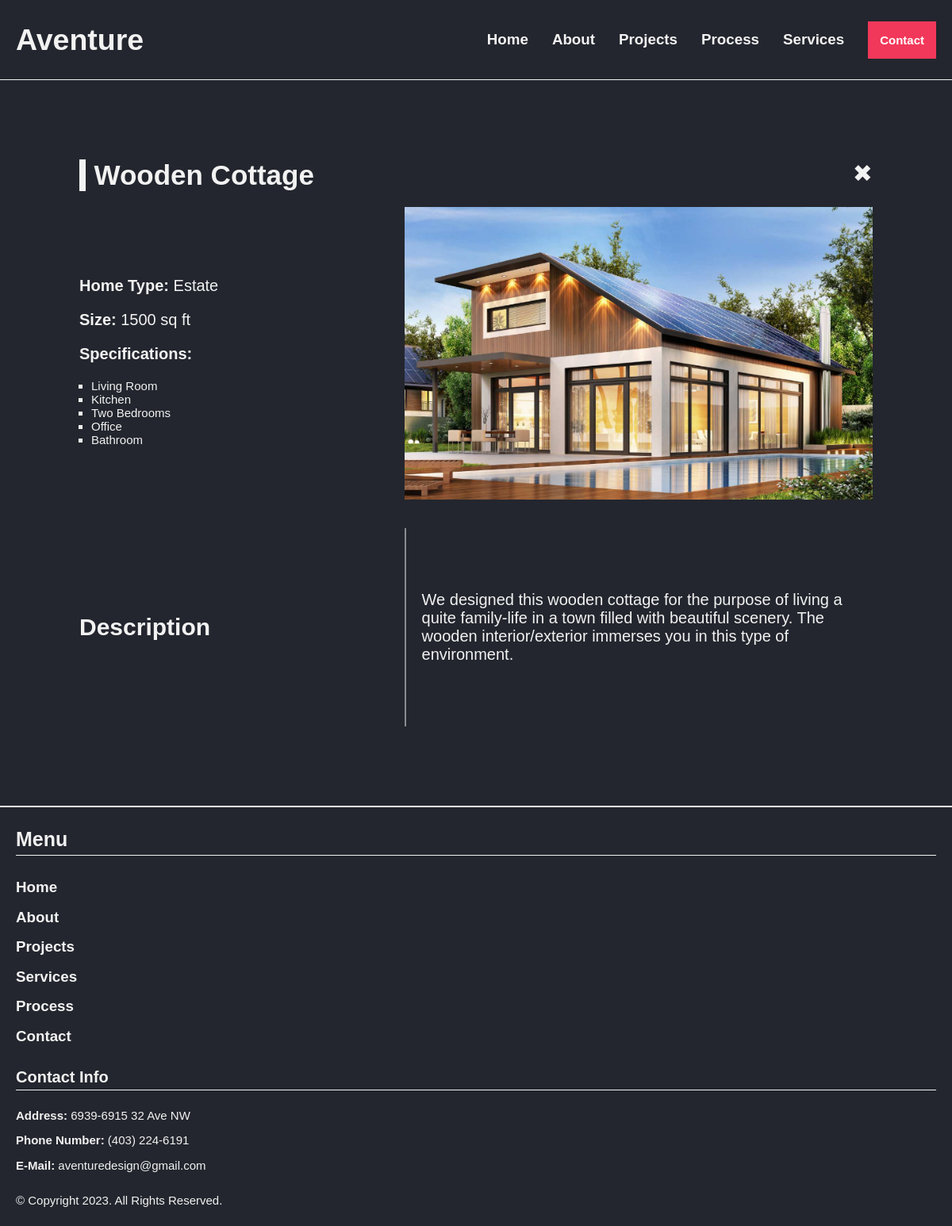
Screenshot of /description.php?id=1 with the database file from the repository.
### tables this page shows
CREATE TABLE `projects` (
  `id` int(11) NOT NULL,
  `name` varchar(100) NOT NULL,
  `home_type` enum('Estate','Apartment') NOT NULL,
  `size` int(11) NOT NULL,
  `image` varchar(50) NOT NULL,
  `specifications` tinytext NOT NULL,
  `description` text NOT NULL
);

### description.php (the view, shortened to what this page needs)
<?php
	include('includes/header.php');
?>
<?php
    $id = $_GET['id'];
    $query = "SELECT * FROM projects WHERE id=$id";
?>
    <main id="description" class="w-2000 margin-center rs-padding-sideways">
    <div class="wrapper rs-margin-top rs-margin-bottom">
    <?php
        $sql = mysqli_query($connection, $query);
        $row = mysqli_fetch_array($sql);
        print '<div class="flex flex-between margin-bottom fade-right">';
            print '<h1 class="border-left-light">'.$row['name'].'</h1>';
            print '<a href="projects.php"><span class="exit-icon">&#10006;</span></a>';
        print '</div>';
        print '<div id="descriptionGrid">';
        print '<img src="projects/'.$row['image'].'" alt="'.$row['name'].'" class="description-img margin-to-none fade-in">';
        print '<div class="description-title margin-center-vertical fade-right">';
            print '<p class="margin-bottom"><span class="bold">Home Type:</span> '.$row['home_type'].'</p>';
            print '<p class="margin-bottom"><span class="bold">Size:</span> '.$row['size'].' sq ft</p>';
            print '<p class="margin-bottom"><span class="bold">Specifications:</span></p>';
            print '<ul>';
                print $row['specifications'];
            print '</ul>';
        print '</div>';
        print '<div class="description-heading flex flex-center-left fade-right">';
            print '<h2>Description</h2>';
        print '</div>';
        print '<div class="description-paragraph flex flex-center fade-in">';
            print $row['description'];
        print '</div>';
    ?>
    </div>
    </div>
    </main>
    <footer class="light-overline padding">
	<div class="margin-bottom">
		<div class="wrapper margin-bottom">
			<h3 class="light-underline margin-bottom">Menu</h3>
			<nav>
    		<ul class="white no-list-style">
        		<li class="margin-bottom-light"><a href="index.php">Home</a>
        		<li class="margin-bottom-light"><a href="about.php">About</a>
        		<li class="margin-bottom-light"><a href="projects.php">Projects</a>
        		<li class="margin-bottom-light"><a href="services.php">Services</a>
        		<li class="margin-bottom-light"><a href="process.php">Process</a>
        		<li><a href="contact.php">Contact</a>
    		</ul>
			</nav>
		</div>
		<div class="wrapper">
			<h4 class="light-underline margin-bottom">Contact Info</h4>
			<ul class="white no-list-style">
				<li class="margin-bottom-light"><span class="bold">Address:</span> 6939-6915 32 Ave NW</li>
				<li class="margin-bottom-light"><span class="bold">Phone Number:</span> (403) 224-6191</li>
				<li><span class="bold">E-Mail:</span> aventuredesign@gmail.com</li>
			</ul>
		</div>
	</div>
	<p>© Copyright <?php print date('Y'); ?>. All Rights Reserved.</p>
	</footer>
</body>
</html>

### includes/header.php (shortened to what this page needs)
<!DOCTYPE html>
<html lang="en">
	<head>
        <link rel="stylesheet" href="styles.css">
		<link rel="stylesheet" href="foundation_icons_general/stylesheets/general_foundicons.css">
	</head>
    <body>
	<header class="dark-blue-bg no-list-style light-underline fullwidth flex flex-between flex-center padding">
        <div class="flex flex-center padding-left fade-in">
            <h2><a href="index.php" class="header-logo kallisto-bold">Aventure</a></h2>
        </div>
        <nav class="fade-in">
        <ul class="white flex flex-center no-list-style">
            <li class="link"><a href="index.php">Home</a>
            <li class="link"><a href="about.php">About</a>
			<li class="link"><a href="projects.php">Projects</a>
            <li class="link"><a href="process.php">Process</a>
            <li class="link"><a href="services.php">Services</a>
            <li><button onclick="explorePage(this)" value="contact.php" class="button bold w-250 fullwidth padding">Contact</button>
        </ul>
        </nav>
    </header>

### styles.css (style rules this page uses)
html { scroll-behavior: smooth; }
* { box-sizing: border-box; margin: 0; padding: 0; }
a { color: #f2f2f2; text-decoration: none; }
body { width: 100%; max-width: 3200px; min-width: 320px; font-size: clamp(0.75em, 5vw, 1.25em); font-family: century-gothic, sans-serif; font-weight: 400; font-style: normal; background:#23262E; color: #f2f2f2; }
.header-logo { font-family: kallisto, sans-serif; font-weight: 800; font-style: normal; font-size: clamp(1em, 5vw, 1.25em); }
header nav ul, footer nav ul { font-weight: bold; list-style-type: none; }
header ul, footer ul, footer p { font-size: 0.75em; }
main ul, main ol { font-size: 0.75em; }
main ul, main ol { padding-left: 1em; }
main ul { list-style-type: square; }
nav ul li a { text-decoration: none; color: #f2f2f2; display: inline-block; margin: 0; font-size: clamp(1em, 5vw, 1.25em); }
.no-list-style { list-style-type: none; }
img { width: 100%; height: auto; display: block; }
.button { background:#f2385a; color: #FFF; border: none; padding: 8px; }
header .button { font-size: clamp(0.75em, 5vw, 1em); }
.exit-icon { font-size: clamp(1.25em, 5vw, 1.5em); }
#descriptionGrid { display: grid; grid-template-columns: 1fr; grid-template-rows: 1fr; grid-template-areas: "a" "b" "c" "d"; }
.description-img { grid-area: a; }
.description-title { grid-area: b; }
.description-heading { grid-area: c; }
.description-paragraph { grid-area: d; padding: 0; }
.w-2000 { max-width: 2000px; }
.margin-center { margin: auto; }
.margin-center-vertical { margin: auto 0; }
.fullwidth { width: 100%; }
.flex { display: flex; }
.flex-center { justify-content: center; align-items: center; }
.flex-center-left { justify-content: flex-start; align-items: center; }
.flex-between { justify-content: space-between; }
.padding-sideways, .rs-padding-sideways { padding: 0 1em; }
.padding, .padding-to-none, .rs-padding { padding: 1em; }
.margin-bottom-light { margin-bottom: 0.5em; }
.rs-margin-top, .margin-top { margin-top: 1em; }
.rs-margin-bottom, .margin-bottom, .margin-to-none { margin-bottom: 1em; }
h1 { font-size: clamp(1.5em, 5vw, 1.75em); }
h2 { font-size: clamp(1.25em, 5vw, 1.5em); }
h3 { font-size: clamp(1em, 5vw, 1.25em); }
.bold { font-weight: bold; }
.light-overline { border-top: 2.5px solid #f2f2f2; line-height: 1.6; }
.light-underline { border-bottom: 0.25px solid #f2f2f2; line-height: 1.6; }
.border-left-light { border-left: 0.25em solid #f2f2f2; padding-left: 0.3em; }
#mobileMenu, #aside ul, .regular-img, .column, .link { display: none; }
.fade-right { animation: 0.8s ease-in right-direction; }
.fade-in { animation: 0.8s ease-in fade-in; }
@media only screen and (min-width : 500px) { .button { max-width: 250px; } }
@media only screen and (min-width : 950px) { #descriptionGrid { grid-template-columns: 1.2fr 1.8fr; grid-template-rows: 1fr 250px; grid-template-areas: "b a" "c d"; grid-gap: 16px; } }
@media only screen and (min-width : 950px) { .description-paragraph { border-left: 2px solid rgb(242, 242, 242, 0.5); padding: 1em; } }
@media only screen and (min-width : 950px) { .rs-margin-top { margin-top: 100px; } }
@media only screen and (min-width : 950px) { .rs-margin-bottom { margin-bottom: 100px; } }
@media only screen and (min-width : 950px) { .rs-padding-sideways { padding: 0 100px; } }
@media only screen and (min-width : 1026px) { header { display: flex; justify-content: space-between; } }
@media only screen and (min-width : 1026px) { header nav { display: flex; align-items: center; } }
@media only screen and (min-width : 1026px) { header nav ul { margin-top: 0; display: flex; } }
@media only screen and (min-width : 1026px) { header nav ul li { margin-left: 2em; } }
@media only screen and (min-width : 1026px) { .link { display: block; } }

### rows the page displays
projects: name "Wooden Cottage", image (picture), home_type "Estate", size "1500", specifications "Living Room Kitchen Two Bedrooms Office Bathroom", description "We designed this wooden cottage for the purpose of living a quite family-life in a town filled with beautiful scenery. The wooden interior/exterior immerses you in this type of environment."
